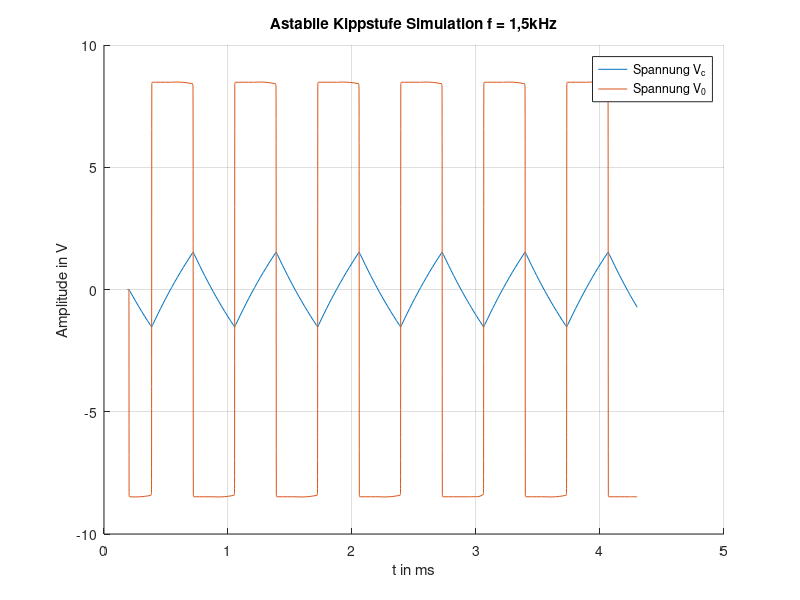

Recreate this plot in MATLAB.
clear all 
close all
clc

%% Einlesen der Rohdaten
a_kipp = fopen('astabile_kippstufe.txt','r');
heading_inv_R500 = textscan(a_kipp,'%s %s %s',1);
fgetl(a_kipp);
data_1 = textscan(a_kipp,'%n %n %n');
fclose(a_kipp); 

%% Anlegen der Matrizen
time = cell2mat(data_1(1)).*1e3;
Vo = cell2mat(data_1(2));
Vc = cell2mat(data_1(3));

%% Plot der Ergebnisse
figure(1)
hold all
plot(time, Vo)
plot(time,Vc)
title('Astabile Kippstufe Simulation f = 1,5kHz')
xlabel('t in ms')
ylabel('Amplitude in V')
legend('Spannung V_c','Spannung V_0')
grid;
